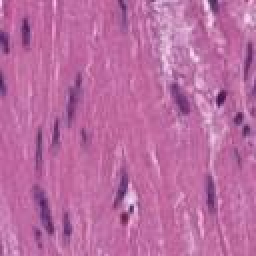
#> input picture images/skin-1.png, 128 x 128 px, found by its file name (shown 2 times larger)
$ jupyter execute --allow-errors main.ipynb   (shell and % lines are left out)   (older library calls are emulated)
#> lines starting #> are read from the running program, lines starting #| are printed output that depends on the picture
### Universidade do Vale do Itajaí - UNIVALI

#### Processamento de Imagens - Professor Felipe Viel

**Alunos**: Daniel Sansão Araldi, Rafael Mota Alves, Kauan Guerreiro Adami Chaves

Instalando **MedMNIST**

Importantando MedMNIST, Numpy, tqdm e torch.

[cell 1]
from tqdm import tqdm
import numpy as np
import torch
import torch.nn as nn
import torch.optim as optim
import torch.utils.data as data
import torchvision.transforms as transforms

import medmnist
from medmnist import INFO, Evaluator

Trabalhando com imagens de tamanho 128x128.

[cell 2]
data_flag = 'pathmnist'
download = True

NUM_EPOCHS = 3
BATCH_SIZE = 128
lr = 0.001

info = INFO[data_flag]
task = info['task']
n_channels = info['n_channels']
#> (the rest of this cell did not finish here and is left out)

Lendo os dados do MedMNIST, preprocessando eles e encapsulando eles dentro de um `DataLoader`.

#> (a cell that did not finish here is left out)

[cell 4]
import os
import glob
import cv2
import numpy as np
import matplotlib.pyplot as plt
from google.colab.patches import cv2_imshow

[cell 5]
def remove_files_in_folder():
  files = glob.glob('./sample_data/tmp/*.jpg')
  for f in files:
      os.remove(f)

[cell 6]
remove_files_in_folder()

#> (the rest of this cell did not finish here and is left out)

Imagens do trabalho.

[cell 7]
image_skin1 = cv2.imread('./sample_data/images/skin-1.png')
#> image_skin1 is the input picture: shape (128, 128, 3); mean B, G, R 162.6, 108.6, 187.5
image_skin2 = cv2.imread('./sample_data/images/skin-2.png')
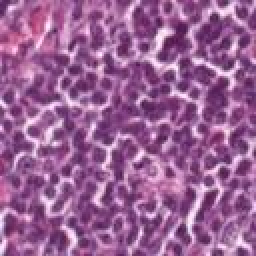
#> input picture images/skin-2.png, 128 x 128 px, found by its file name (shown 2 times larger)
#> image_skin2 is the input picture: shape (128, 128, 3); mean B, G, R 148.1, 97.1, 153.1
image_skin3 = cv2.imread('./sample_data/images/skin-3.png')
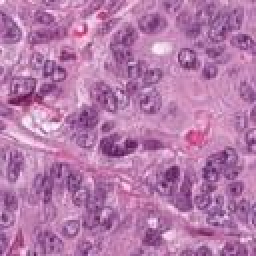
#> input picture images/skin-3.png, 128 x 128 px, found by its file name (shown 2 times larger)
#> image_skin3 is the input picture: shape (128, 128, 3); mean B, G, R 171.8, 122.5, 182.2

cv2_imshow(image_skin1)
cv2_imshow(image_skin2)
cv2_imshow(image_skin3)
